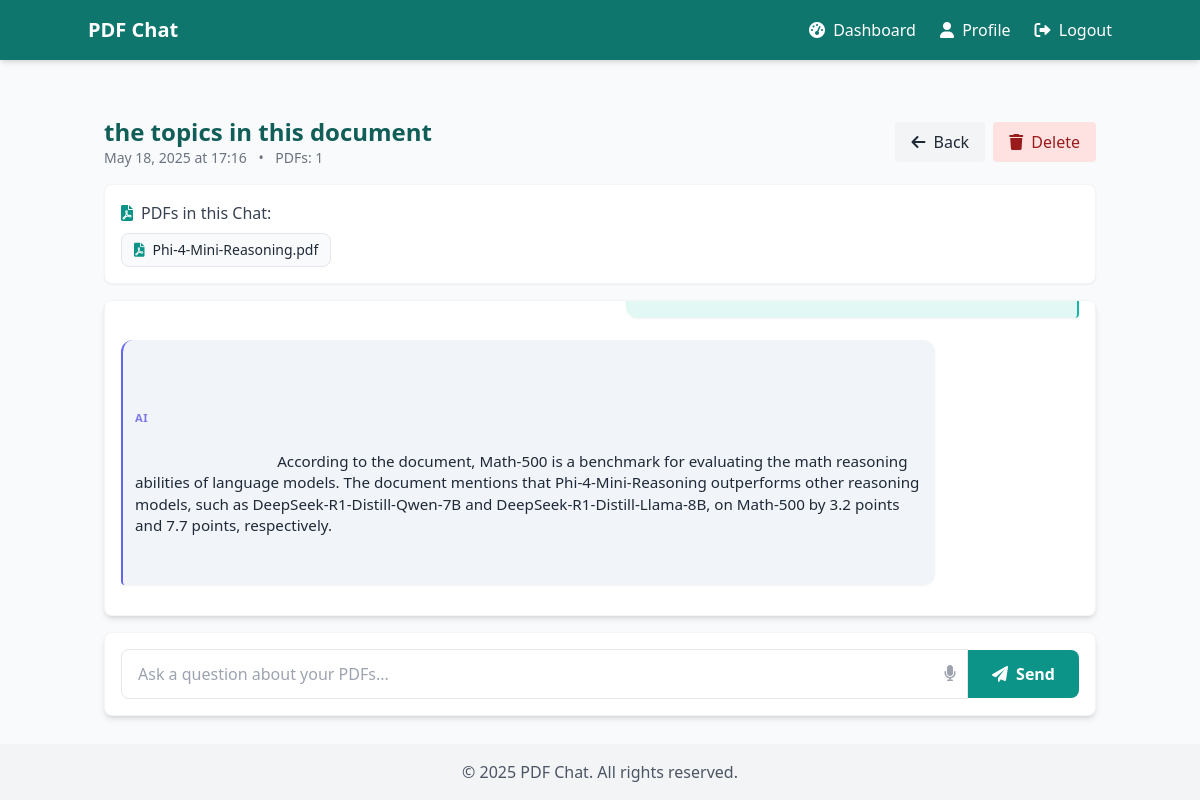
Page /chat/2 (signed in) on the committed database.
### models.py (models this page shows, shortened)
class ChatSession(db.Model):
    id = db.Column(db.Integer, primary_key=True)
    title = db.Column(db.String(100), default="New Chat")
    created_at = db.Column(db.DateTime, default=datetime.utcnow)
    user_id = db.Column(db.Integer, db.ForeignKey('user.id'), nullable=False)
    messages = db.relationship('ChatMessage', backref='session', lazy=True, cascade="all, delete-orphan")
    pdf_sessions = db.relationship('PDFChatSession', backref='chat_session', lazy=True)

class PDF(db.Model):
    id = db.Column(db.Integer, primary_key=True)
    filename = db.Column(db.String(100), nullable=False)
    original_filename = db.Column(db.String(100), nullable=False)
    file_path = db.Column(db.String(255), nullable=False)
    upload_date = db.Column(db.DateTime, default=datetime.utcnow)
    user_id = db.Column(db.Integer, db.ForeignKey('user.id'), nullable=False)
    is_processed = db.Column(db.Boolean, default=False)
    chat_sessions = db.relationship('PDFChatSession', backref='pdf', lazy=True)

class ChatMessage(db.Model):
    id = db.Column(db.Integer, primary_key=True)
    content = db.Column(db.Text, nullable=False)
    is_user = db.Column(db.Boolean, default=True)
    timestamp = db.Column(db.DateTime, default=datetime.utcnow)
    session_id = db.Column(db.Integer, db.ForeignKey('chat_session.id'), nullable=False)

### routes/chat.py (the view)
@bp.route('/<int:chat_id>')
@login_required
def view_chat(chat_id):
    chat_session = ChatSession.query.filter_by(id=chat_id, user_id=current_user.id).first_or_404()
    pdf_sessions = PDFChatSession.query.filter_by(chat_session_id=chat_id).all()
    pdfs = [ps.pdf for ps in pdf_sessions]
    messages = ChatMessage.query.filter_by(session_id=chat_id).order_by(ChatMessage.timestamp).all()
    return render_template('chat/view_chat.html',
                          chat_session=chat_session,
                          pdfs=pdfs,
                          messages=messages)

### app.py (called while the page is built)
def create_app(config_class=Config):
    app = Flask(__name__)
    app.config.from_object(config_class)
    db.init_app(app)
    login_manager = LoginManager()
    login_manager.init_app(app)
    login_manager.login_view = 'auth.login'
    @login_manager.user_loader
    def load_user(user_id):
        return User.query.get(int(user_id))
    os.makedirs(app.config['UPLOAD_FOLDER'], exist_ok=True)
    app.register_blueprint(routes.auth.bp)
    app.register_blueprint(routes.pdf.bp)
    app.register_blueprint(routes.chat.bp)
    app.register_blueprint(routes.admin.bp)
    app.register_blueprint(routes.profile.bp)
    @app.context_processor
    def inject_now():
        return {'now': datetime.utcnow()}
    @app.route('/')
    def index():
        if current_user.is_authenticated:
            return redirect(url_for('pdf.dashboard'))
        return render_template('index.html')
    return app

### templates/chat/view_chat.html (shortened to what this page needs)
{% extends 'base.html' %}
{% block content %}
<div class="mt-6 h-[calc(100vh-200px)] flex flex-col">
    <div class="flex justify-between items-center mb-4">
        <div>
            <h1 class="text-2xl font-bold text-primary-800">{{ chat_session.title }}</h1>
            <div class="text-sm text-gray-500">
                <span>{{ chat_session.created_at.strftime('%b %d, %Y at %H:%M') }}</span>
                <span class="mx-2">•</span>
                <span>PDFs: {{ pdfs|length }}</span>
            </div>
        </div>
        <div class="flex space-x-2">
            <a href="{{ url_for('pdf.dashboard') }}" class="bg-gray-100 hover:bg-gray-200 text-gray-800 py-2 px-4 rounded transition-all">
                <i class="fas fa-arrow-left mr-1"></i> Back
            </a>
            <form action="{{ url_for('chat.delete_chat', chat_id=chat_session.id) }}" method="POST" class="inline" onsubmit="return confirm('Are you sure you want to delete this chat?');">
                <button type="submit" class="bg-red-100 hover:bg-red-200 text-red-800 py-2 px-4 rounded transition-all">
                    <i class="fas fa-trash mr-1"></i> Delete
                </button>
            </form>
        </div>
    </div>
    <div class="bg-white rounded-lg shadow-sm p-4 mb-4 border border-gray-100">
        <h3 class="font-medium mb-2 text-gray-700"><i class="fas fa-file-pdf text-primary-600 mr-2"></i>PDFs in this Chat:</h3>
        <div class="flex flex-wrap gap-2">
            {% for pdf in pdfs %}
                <div class="bg-gray-50 rounded-lg px-3 py-1.5 text-sm flex items-center border border-gray-200 hover:bg-gray-100 transition-colors">
                    <i class="fas fa-file-pdf text-primary-600 mr-2"></i>
                    <span>{{ pdf.original_filename }}</span>
                </div>
            {% endfor %}
        </div>
    </div>
    <div class="flex-grow bg-white rounded-lg shadow-md p-4 mb-4 overflow-y-auto border border-gray-100 relative" id="chat-container">
        {% if messages %}
            <div class="flex flex-col space-y-2 w-full">
                {% for message in messages %}
                    <div class="flex {{ 'justify-end' if message.is_user else 'justify-start' }}">
                        <div class="chat-message {{ 'user-message' if message.is_user else 'bot-message' }} opacity-0 animate-fade-in">
                            <div class="message-content">
                                {% if message.is_user %}
                                    <div class="font-bold mb-1">You</div>
                                    <span>{{ message.content }}</span>
                                {% else %}
                                    <div class="font-bold mb-1">AI</div>
                                    <span>{{ message.content|safe }}</span>
                                {% endif %}
                            </div>
                        </div>
                    </div>
                {% endfor %}
            </div>
        {% endif %}
    </div>
    <div class="bg-white rounded-lg shadow-md p-4 border border-gray-100">
        <form id="message-form" class="flex items-center">
            <div class="flex-grow relative">
                <input type="text" id="message-input" name="message" placeholder="Ask a question about your PDFs..."
                       class="w-full border border-gray-200 rounded-l-lg py-3 px-4 pr-10 focus:outline-none focus:ring-2 focus:ring-primary-500 focus:border-transparent transition-all"
                       required>
                <div class="absolute right-3 top-3 text-gray-400 microphone-btn cursor-pointer">
                    <i class="fas fa-microphone"></i>
                </div>
            </div>
            <button type="submit" class="bg-primary-600 hover:bg-primary-700 text-white font-bold py-3 px-6 rounded-r-lg flex items-center transition-colors">
                <i class="fas fa-paper-plane mr-2"></i> Send
            </button>
        </form>
    </div>
</div>
{% endblock %}

### templates/base.html (style rules this page uses)
.chat-message { border-radius: 0.75rem; padding: 0.4rem 0.75rem; margin-bottom: 0.875rem; display: inline-block; max-width: 85%; box-shadow: 0 1px 2px rgba(0,0,0,0.05); position: relative; line-height: 1.4; width: auto; }
.user-message { background-color: #e2f8f5; margin-left: auto; border-bottom-right-radius: 0.25rem; border-right: 2px solid #14b8a6; text-align: right; }
.bot-message { background-color: #f1f5f9; margin-right: auto; border-bottom-left-radius: 0.25rem; border-left: 2px solid #6366f1; text-align: left; }
.message-content { white-space: pre-wrap; font-size: 0.95rem; word-break: break-word; }
.message-content .font-bold { font-size: 0.7rem; text-transform: uppercase; letter-spacing: 0.5px; opacity: 0.7; margin-bottom: 0.25rem; display: block; }
.bot-message .font-bold { color: #4f46e5; }

### templates/chat/view_chat.html (style rules this page uses)
.animate-fade-in { transition: opacity 0.3s ease-in-out; }
.opacity-100 { opacity: 1; }

### rows in the picture
ChatSession: title "the topics in this document", created_at "May 18, 2025 at 17:16"
PDF: original_filename "Phi-4-Mini-Reasoning.pdf"
ChatMessage: content "According to the document, Math-500 is a benchmark for evaluating the math reasoning abilities of language models. The document mentions that Phi-4-Mini-Reasoning outperforms other reasoning models, such as DeepSeek-R1-Distill-Qwen-7B and DeepSeek-R1-Distill-Llama-8B, on Math-500 by 3.2 points and 7.7 points, respectively."

### other values in the picture
{{ pdfs|length }} "1"
